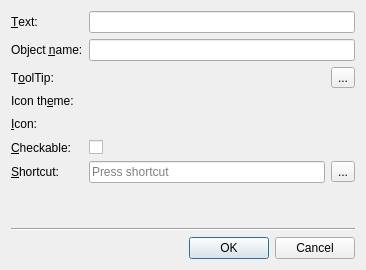
<?xml version="1.0" encoding="UTF-8"?>
<ui version="4.0">
 <comment>*********************************************************************
**
** Copyright (C) 2016 The Qt Company Ltd.
** Contact: https://www.qt.io/licensing/
**
** This file is part of the Qt Designer of the Qt Toolkit.
**
** $QT_BEGIN_LICENSE:GPL-EXCEPT$
** Commercial License Usage
** Licensees holding valid commercial Qt licenses may use this file in
** accordance with the commercial license agreement provided with the
** Software or, alternatively, in accordance with the terms contained in
** a written agreement between you and The Qt Company. For licensing terms
** and conditions see https://www.qt.io/terms-conditions. For further
** information use the contact form at https://www.qt.io/contact-us.
**
** GNU General Public License Usage
** Alternatively, this file may be used under the terms of the GNU
** General Public License version 3 as published by the Free Software
** Foundation with exceptions as appearing in the file LICENSE.GPL3-EXCEPT
** included in the packaging of this file. Please review the following
** information to ensure the GNU General Public License requirements will
** be met: https://www.gnu.org/licenses/gpl-3.0.html.
**
** $QT_END_LICENSE$
**
*********************************************************************</comment>
 <class>qdesigner_internal::NewActionDialog</class>
 <widget class="QDialog" name="qdesigner_internal::NewActionDialog">
  <property name="geometry">
   <rect>
    <x>0</x>
    <y>0</y>
    <width>366</width>
    <height>270</height>
   </rect>
  </property>
  <property name="windowTitle">
   <string>New Action...</string>
  </property>
  <layout class="QVBoxLayout" name="verticalLayout">
   <item>
    <layout class="QFormLayout" name="formLayout">
     <property name="fieldGrowthPolicy">
      <enum>QFormLayout::ExpandingFieldsGrow</enum>
     </property>
     <item row="0" column="0">
      <widget class="QLabel" name="textLabel">
       <property name="text">
        <string>&amp;Text:</string>
       </property>
       <property name="buddy">
        <cstring>editActionText</cstring>
       </property>
      </widget>
     </item>
     <item row="0" column="1">
      <widget class="QLineEdit" name="editActionText">
       <property name="minimumSize">
        <size>
         <width>255</width>
         <height>0</height>
        </size>
       </property>
      </widget>
     </item>
     <item row="1" column="0">
      <widget class="QLabel" name="objectNameLabel">
       <property name="text">
        <string>Object &amp;name:</string>
       </property>
       <property name="buddy">
        <cstring>editObjectName</cstring>
       </property>
      </widget>
     </item>
     <item row="1" column="1">
      <widget class="QLineEdit" name="editObjectName"/>
     </item>
     <item row="2" column="0">
      <widget class="QLabel" name="toolTipLabel">
       <property name="text">
        <string>T&amp;oolTip:</string>
       </property>
       <property name="buddy">
        <cstring>tooltipEditor</cstring>
       </property>
      </widget>
     </item>
     <item row="2" column="1">
      <layout class="QHBoxLayout" name="toolTipLayout">
       <item>
        <widget class="TextPropertyEditor" name="tooltipEditor" native="true">
         <property name="sizePolicy">
          <sizepolicy hsizetype="MinimumExpanding" vsizetype="Preferred">
           <horstretch>0</horstretch>
           <verstretch>0</verstretch>
          </sizepolicy>
         </property>
        </widget>
       </item>
       <item>
        <widget class="QToolButton" name="toolTipToolButton">
         <property name="text">
          <string>...</string>
         </property>
        </widget>
       </item>
      </layout>
     </item>
     <item row="3" column="0">
      <widget class="QLabel" name="iconThemeLabel">
       <property name="text">
        <string>Icon th&amp;eme:</string>
       </property>
       <property name="buddy">
        <cstring>iconThemeEditor</cstring>
       </property>
      </widget>
     </item>
     <item row="3" column="1">
      <widget class="qdesigner_internal::IconThemeEditor" name="iconThemeEditor" native="true"/>
     </item>
     <item row="4" column="0">
      <widget class="QLabel" name="iconLabel">
       <property name="text">
        <string>&amp;Icon:</string>
       </property>
       <property name="buddy">
        <cstring>iconSelector</cstring>
       </property>
      </widget>
     </item>
     <item row="4" column="1">
      <layout class="QHBoxLayout" name="horizontalLayout">
       <item>
        <widget class="qdesigner_internal::IconSelector" name="iconSelector" native="true"/>
       </item>
       <item>
        <spacer>
         <property name="orientation">
          <enum>Qt::Horizontal</enum>
         </property>
         <property name="sizeHint" stdset="0">
          <size>
           <width>40</width>
           <height>20</height>
          </size>
         </property>
        </spacer>
       </item>
      </layout>
     </item>
     <item row="5" column="1">
      <widget class="QCheckBox" name="checkableCheckBox">
       <property name="text">
        <string/>
       </property>
      </widget>
     </item>
     <item row="5" column="0">
      <widget class="QLabel" name="checkableLabel">
       <property name="text">
        <string>&amp;Checkable:</string>
       </property>
       <property name="buddy">
        <cstring>checkableCheckBox</cstring>
       </property>
      </widget>
     </item>
     <item row="6" column="0">
      <widget class="QLabel" name="shortcutLabel">
       <property name="text">
        <string>&amp;Shortcut:</string>
       </property>
       <property name="buddy">
        <cstring>keySequenceEdit</cstring>
       </property>
      </widget>
     </item>
     <item row="6" column="1">
      <layout class="QHBoxLayout" name="keysequenceLayout">
       <item>
        <widget class="QKeySequenceEdit" name="keySequenceEdit">
         <property name="sizePolicy">
          <sizepolicy hsizetype="MinimumExpanding" vsizetype="Preferred">
           <horstretch>0</horstretch>
           <verstretch>0</verstretch>
          </sizepolicy>
         </property>
        </widget>
       </item>
       <item>
        <widget class="QToolButton" name="keysequenceResetToolButton">
         <property name="text">
          <string>...</string>
         </property>
        </widget>
       </item>
      </layout>
     </item>
    </layout>
   </item>
   <item>
    <spacer name="verticalSpacer">
     <property name="orientation">
      <enum>Qt::Vertical</enum>
     </property>
     <property name="sizeHint" stdset="0">
      <size>
       <width>0</width>
       <height>0</height>
      </size>
     </property>
    </spacer>
   </item>
   <item>
    <widget class="Line" name="line">
     <property name="orientation">
      <enum>Qt::Horizontal</enum>
     </property>
    </widget>
   </item>
   <item>
    <widget class="QDialogButtonBox" name="buttonBox">
     <property name="orientation">
      <enum>Qt::Horizontal</enum>
     </property>
     <property name="standardButtons">
      <set>QDialogButtonBox::Cancel|QDialogButtonBox::Ok</set>
     </property>
    </widget>
   </item>
  </layout>
 </widget>
 <customwidgets>
  <customwidget>
   <class>qdesigner_internal::IconSelector</class>
   <extends>QWidget</extends>
   <header location="global">private/qextDesignerIconSelector_p.h</header>
   <container>1</container>
  </customwidget>
  <customwidget>
   <class>TextPropertyEditor</class>
   <extends>QWidget</extends>
   <header location="global">private/qextDesignerTextPropertyEditor_p.h</header>
   <container>1</container>
  </customwidget>
  <customwidget>
   <class>qdesigner_internal::IconThemeEditor</class>
   <extends>QWidget</extends>
   <header location="global">private/qextDesignerIconSelector_p.h</header>
   <container>1</container>
  </customwidget>
 </customwidgets>
 <tabstops>
  <tabstop>editActionText</tabstop>
  <tabstop>editObjectName</tabstop>
 </tabstops>
 <resources/>
 <connections>
  <connection>
   <sender>buttonBox</sender>
   <signal>accepted()</signal>
   <receiver>qdesigner_internal::NewActionDialog</receiver>
   <slot>accept()</slot>
   <hints>
    <hint type="sourcelabel">
     <x>165</x>
     <y>162</y>
    </hint>
    <hint type="destinationlabel">
     <x>291</x>
     <y>94</y>
    </hint>
   </hints>
  </connection>
  <connection>
   <sender>buttonBox</sender>
   <signal>rejected()</signal>
   <receiver>qdesigner_internal::NewActionDialog</receiver>
   <slot>reject()</slot>
   <hints>
    <hint type="sourcelabel">
     <x>259</x>
     <y>162</y>
    </hint>
    <hint type="destinationlabel">
     <x>293</x>
     <y>128</y>
    </hint>
   </hints>
  </connection>
 </connections>
</ui>
